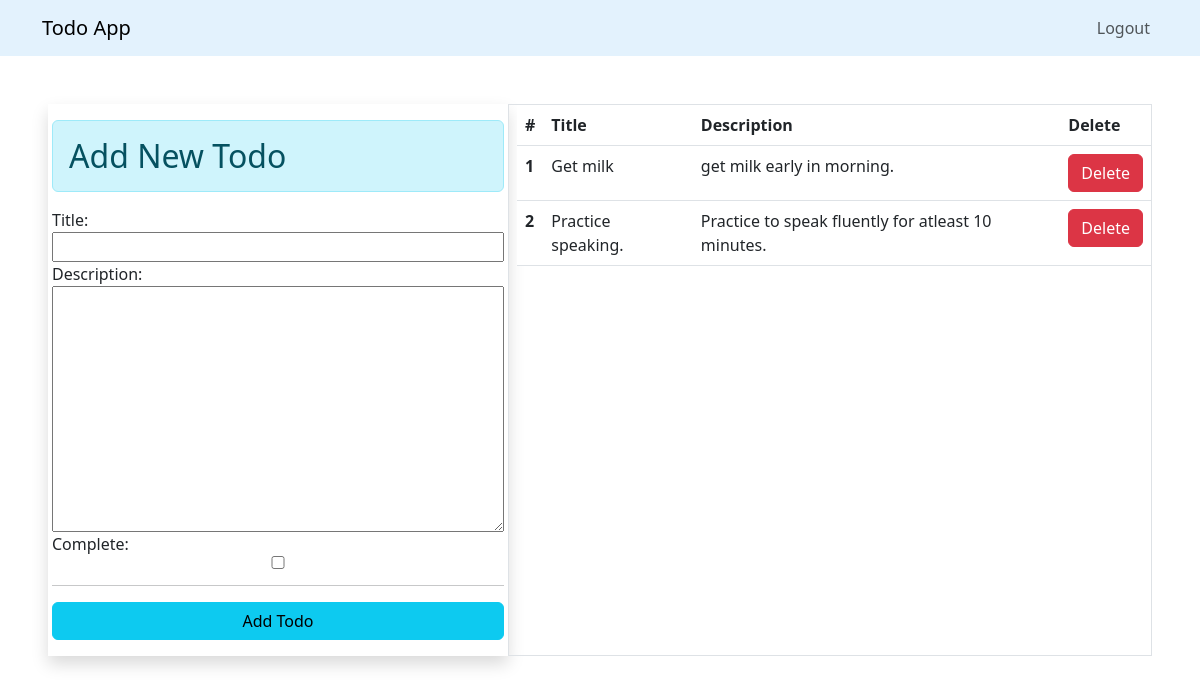
The app's page / (signed in), older data.
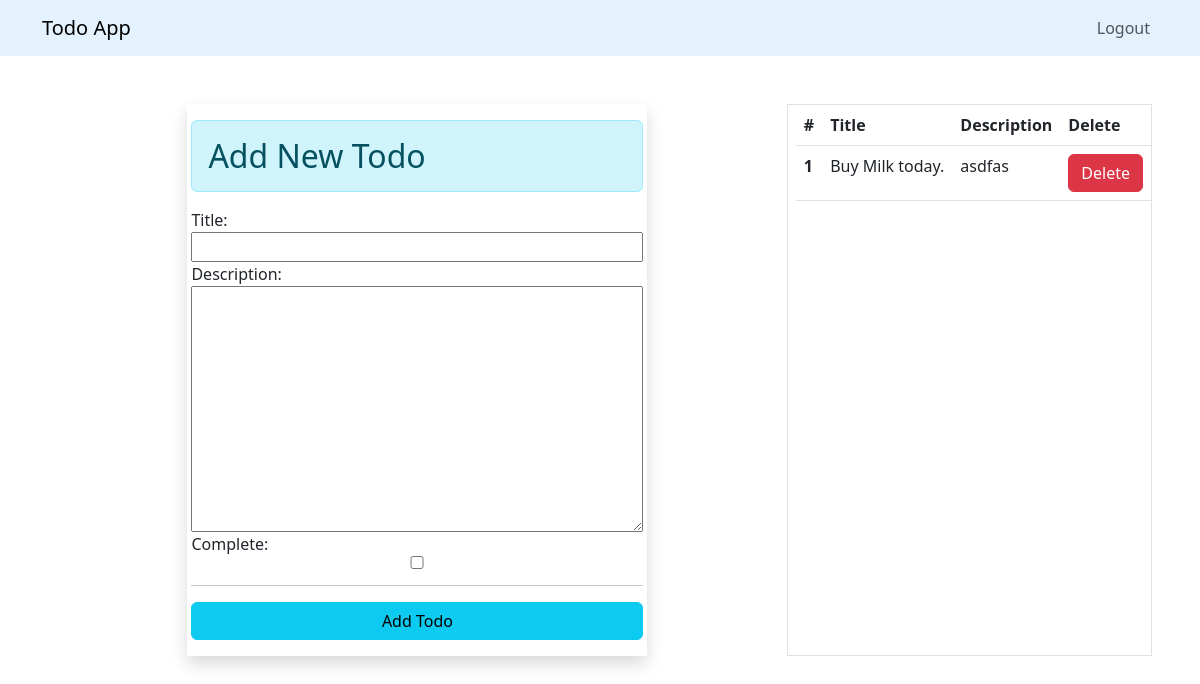
The same page, newer data.
### todoapp/models.py (models this page shows, shortened)
class Task(models.Model):
    user=models.ForeignKey(User,on_delete=models.CASCADE,null=True,blank=True)
    title=models.CharField(max_length=50)
    description=models.TextField(null=True,blank=True)
    complete=models.BooleanField(default=False)
    created=models.DateTimeField(auto_now_add=True)
    class Meta:
        ordering = ['complete']

### todoapp/views.py (the view)
# urls.py: 2. Add a URL to urlpatterns:  path('', views.home, name='home')
@login_required(login_url='login')
def home(request):
    if request.user.is_authenticated:
        user=request.user
        form = TodoForm()
        todos=Task.objects.filter(user=user)
        context={
            'form':form,
            'todos':todos
        }
        return render(request,'todoapp/index.html',context)

### todoapp/forms.py
class TodoForm(ModelForm):
    class Meta:
        model=Task
        fields=['title','description','complete']

### todoapp/templates/todoapp/index.html (shortened to what this page needs)
{% extends 'todoapp/base.html' %}
{% block content %}
<div class="d-flex m-5 ">
    <div class="col-lg-5 shadow mx-auto ">
        <div class="row">
            <div class="p-3">
                <h2 class="alert alert-info">Add New Todo</h2>
                <form class="d-flex flex-column" action="/add-todo/" method="POST">
                    {{form}}
                    <hr>
                    <input class="btn btn-info" type="submit" value="Add Todo">
                </form>
            </div>
        </div>
    </div>
    {% if todos|length == 0 %}
        <div class="column">
            <h1 class="alert alert-warning">No todos</h1>
        </div>
    {% else %}
        <div class="column border ps-2">
            <table class="table">
                <thead>
                <tr>
                    <th scope="col">#</th>
                    <th scope="col">Title</th>
                    <th scope="col">Description</th>
                    <th scope="col">Delete</th>
                </tr>
                </thead>
                <tbody>
                    {% for todo in todos %}
                        <tr>
                            <th scope="row">{{forloop.counter}}</th>
                            <td>{{todo.title}}</td>
                            <td>{{todo.description}}</td>
                            <td><a href="delete-todo/{{todo.id}}" class="btn btn-danger">Delete</a></td>
                        </tr>
                {% endfor %}
                </tbody>
            </table>
        </div>
    {% endif %}
</div>
{% endblock  %}

### todoapp/templates/todoapp/base.html (shortened to what this page needs)
<!doctype html>
<html lang="en">
  <head>
    <link href="https://cdn.jsdelivr.net/npm/bootstrap@5.3.0/dist/css/bootstrap.min.css" rel="stylesheet">
  </head>
  <body>
    <nav class="navbar navbar-expand-lg " style="background-color: #e3f2fd;">
        <div class="container">
          <a class="navbar-brand" href="/">Todo App</a>
          <div class="collapse navbar-collapse" id="navbarNav">
            <ul class="navbar-nav ms-auto">
              {% if request.user.is_authenticated %}
                <li class="nav-item">
                  <a class="nav-link" href="/logout">Logout</a>
                </li>
              {% endif %}
            </ul>
          </div>
        </div>
      </nav>
      {% block content %}{% endblock %}
  </body>
</html>

Row changes from the older to the newer data that the page shows:
no longer on this page (row edited): Task: title "Get milk", description "get milk early in morning."
removed Task: title "Practice speaking.", description "Practice to speak fluently for atleast 10 minutes."
added Task: title "Buy Milk today.", description "asdfas"
